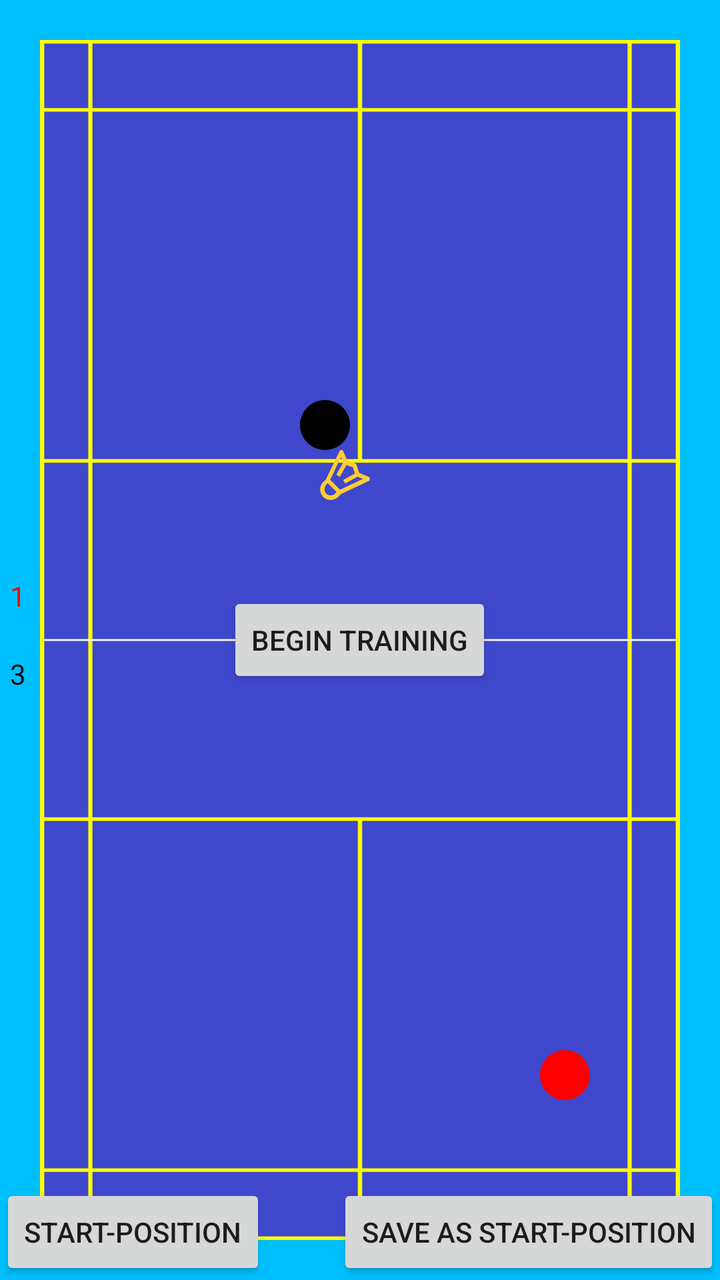
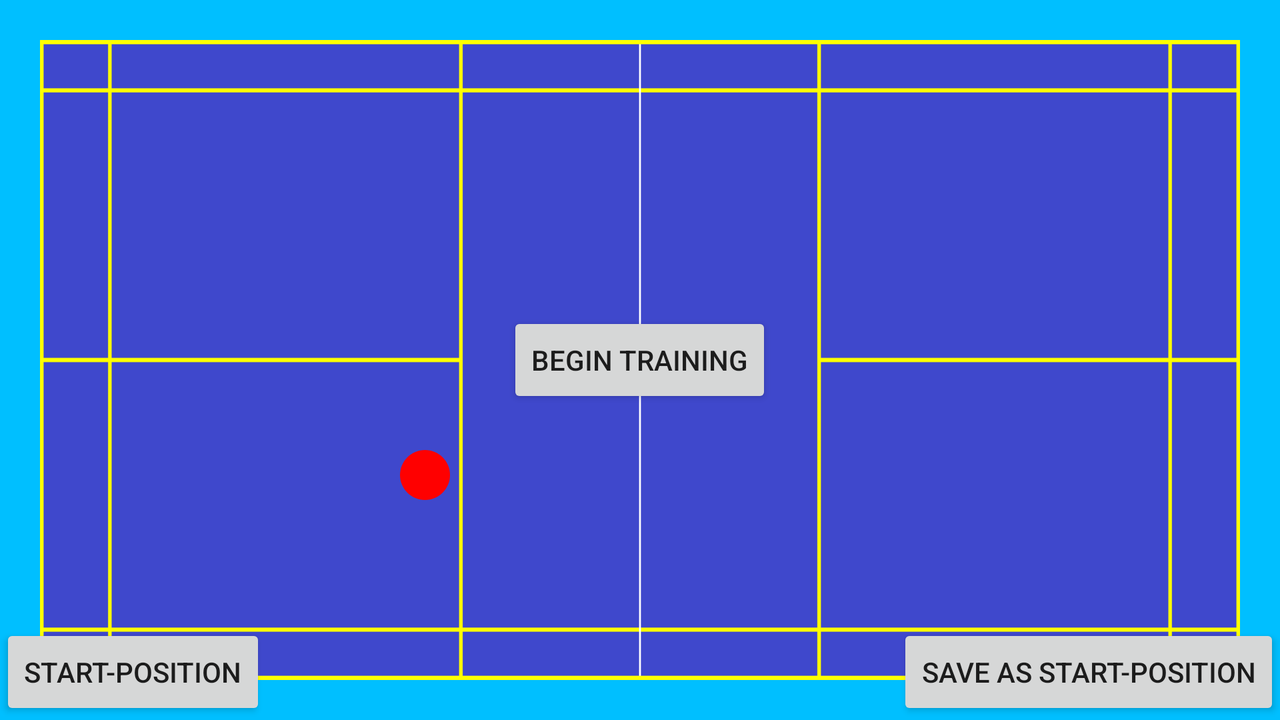

Compare how this app lays out the same screen by default and in its alternative resource folder. The renders come first, then the two layout files and the values they reference.
<!-- AndroidManifest.xml: activity theme Theme.AppCompat.Light.NoActionBar.FullScreen -->
<!-- res/layout/activity_start.xml -->
<?xml version="1.0" encoding="utf-8"?>
<FrameLayout xmlns:android="http://schemas.android.com/apk/res/android"
    xmlns:tools="http://schemas.android.com/tools"
    xmlns:app="http://schemas.android.com/apk/res-auto"
    android:id = "@+id/mainLayout"
    android:layout_width="match_parent"
    android:layout_height="match_parent"
    android:background="@color/colorPrimaryDark"
    tools:context=".StartActivity">

    <androidx.constraintlayout.widget.ConstraintLayout
        android:layout_width="wrap_content"
        android:layout_height="wrap_content"
        android:layout_gravity="start|center">

    <TextView
            android:id="@+id/score_player1"
            android:layout_width="wrap_content"
            android:layout_height="wrap_content"
            app:layout_constraintBottom_toTopOf="@id/score_separator"
            app:layout_constraintEnd_toEndOf="parent"
            app:layout_constraintStart_toStartOf="parent"
            app:layout_constraintTop_toTopOf="parent"
            android:text="1"
            android:layout_margin="5dp"
            android:textColor="#FF0000" />

        <ImageView
            android:id="@+id/score_separator"
            android:layout_width="wrap_content"
            android:layout_height="wrap_content"
            app:layout_constraintBottom_toTopOf="@id/score_player2"
            app:layout_constraintEnd_toEndOf="parent"
            app:layout_constraintStart_toStartOf="parent"
            app:layout_constraintTop_toBottomOf="@id/score_player1"
            android:layout_margin="5dp"/>

        <TextView
            android:id="@+id/score_player2"
            android:layout_width="wrap_content"
            android:layout_height="wrap_content"
            app:layout_constraintBottom_toTopOf="parent"
            app:layout_constraintEnd_toEndOf="parent"
            app:layout_constraintStart_toStartOf="parent"
            app:layout_constraintTop_toBottomOf="@id/score_separator"
            android:text="3"
            android:layout_margin="5dp"
            android:textColor="#000000" />

    </androidx.constraintlayout.widget.ConstraintLayout>

    <ImageView
        android:id="@+id/court"
        android:layout_width="wrap_content"
        android:layout_height="wrap_content"
        android:layout_gravity="center"
        android:layout_margin="@dimen/margin_court_phone"
        android:contentDescription="@string/badmintonCourt"
        android:adjustViewBounds="true"
        android:background="@drawable/badminton_court" />

    <ImageView
        android:id="@+id/ownPlayer"
        android:layout_width="25dp"
        android:layout_height="25dp"
        android:contentDescription="@string/ownPlayer"
        android:src="@drawable/player_circle"
        android:scaleType="fitCenter"
        android:layout_marginTop="200dp"
        android:layout_marginStart="150dp"/>

    <ImageView
        android:id="@+id/enemyPlayer"
        android:layout_width="25dp"
        android:layout_height="25dp"
        android:contentDescription="@string/enemyPlayer"
        android:src="@drawable/enemy_circle"
        android:layout_marginTop="525dp"
        android:layout_marginStart="270dp"/>

    <ImageView
        android:id="@+id/ball"
        android:layout_width="25dp"
        android:layout_height="25dp"
        android:layout_marginStart="160dp"
        android:layout_marginTop="225dp"
        android:contentDescription="@string/featherBall"
        android:scaleType="fitCenter"
        android:src="@drawable/featherball_gold" />

    <ImageView
        android:id="@+id/selectedItemShower"
        android:layout_width="20dp"
        android:layout_height="20dp"
        android:layout_margin="5dp"
        android:layout_gravity="end"
        android:contentDescription="@string/selecteditemshower"
        android:onClick="resetSelectedItem"/>

    <TextView
        android:id="@+id/debugTextView"
        android:layout_gravity="center_horizontal"
        android:layout_width="wrap_content"
        android:layout_height="wrap_content"/>

    <Button
        android:id="@+id/newPosButton"
        android:layout_width="wrap_content"
        android:layout_height="wrap_content"
        android:text="@string/newPosButton"
        android:layout_gravity="bottom|end"
        android:onClick="newPositions"/>

    <Button
        android:id="@+id/setStartPos"
        android:layout_width="wrap_content"
        android:layout_height="wrap_content"
        android:text="@string/refreshStartPositions"
        android:layout_gravity="bottom|start"
        android:onClick="setupStartPositions" />

    <Button
        android:id="@+id/beginButton"
        android:layout_width="wrap_content"
        android:layout_height="wrap_content"
        android:text="@string/begin_Button"
        android:layout_gravity="center"
        android:onClick="beginTraining" />

</FrameLayout>
<!-- resources referenced by this layout -->
<resources>
  <color name="colorPrimaryDark">#00BFFF</color>
  <dimen name="margin_court_phone">20dp</dimen>
  <!-- drawable badminton_court: png bitmap (drawable, 6314 bytes) -->
  <!-- drawable enemy_circle (drawable) -->
  <vector xmlns:android="http://schemas.android.com/apk/res/android"
      android:width="512dp"
      android:height="512dp"
      android:viewportWidth="512"
      android:viewportHeight="512">
    <path
        android:fillColor="#FF0000"
        android:pathData="M256,0C114.837,0 0,114.837 0,256s114.837,256 256,256s256,-114.837 256,-256S397.163,0 256,0z"/>
  </vector>
  <!-- drawable featherball_gold (drawable) -->
  <vector xmlns:android="http://schemas.android.com/apk/res/android"
      android:width="507.218dp"
      android:height="507.218dp"
      android:viewportWidth="507.218"
      android:viewportHeight="507.218">
    <path
        android:fillColor="#FFCC33"
        android:pathData="M494.404,272.28l-96,-40.533l-27.733,-83.2c-2.133,-6.4 -6.4,-10.667 -12.8,-12.8l-81.067,-27.733l-40.533,-96c-6.4,-14.933 -29.867,-17.067 -38.4,0L61.337,295.747L33.604,323.48c-42.667,40.533 -42.667,108.8 -2.133,151.467c40.533,42.667 108.8,42.667 151.467,2.133c10.667,-10.667 19.2,-19.2 29.867,-29.867l283.733,-134.4C509.337,304.28 509.337,280.813 494.404,272.28zM153.071,442.947c-25.6,23.467 -66.133,23.467 -89.6,0c-32,-34.133 -17.067,-78.933 14.933,-106.667l89.6,89.6L153.071,442.947zM204.271,402.413L104.004,302.147l108.8,-230.4l23.467,53.333l-70.4,125.867l36.267,21.333l66.133,-119.467l64,21.333l21.333,64L234.137,304.28l21.333,36.267l125.867,-70.4l53.333,23.467L204.271,402.413z"/>
  </vector>
  <!-- drawable player_circle (drawable) -->
  <vector xmlns:android="http://schemas.android.com/apk/res/android"
      android:width="512dp"
      android:height="512dp"
      android:viewportWidth="512"
      android:viewportHeight="512">
    <path
        android:fillColor="#000000"
        android:pathData="M256,0C114.837,0 0,114.837 0,256s114.837,256 256,256s256,-114.837 256,-256S397.163,0 256,0z"/>
  </vector>
  <string name="badmintonCourt">Badminton Court</string>
  <string name="begin_Button">Begin Training</string>
  <string name="enemyPlayer">Enemy Player</string>
  <string name="featherBall">Feather Ball</string>
  <string name="newPosButton">Save as Start-Position</string>
  <string name="ownPlayer">Own Player</string>
  <string name="refreshStartPositions">Start-Position</string>
  <string name="selecteditemshower">SelectedItemShower</string>
  <style name="Theme.AppCompat.Light.NoActionBar.FullScreen" parent="@style/Theme.AppCompat.Light.NoActionBar">
          <item name="android:windowNoTitle">true</item>
          <item name="android:windowActionBar">false</item>
          <item name="android:windowFullscreen">true</item>
          <item name="android:windowContentOverlay">@null</item>
      </style>
</resources>
<!-- res/layout-land/activity_start.xml (the repository's variant of the layout above) -->
<!-- drawn on the phone turned sideways -->
<?xml version="1.0" encoding="utf-8"?>
<FrameLayout xmlns:android="http://schemas.android.com/apk/res/android"
    xmlns:tools="http://schemas.android.com/tools"
    android:id = "@+id/mainLayout"
    android:layout_width="match_parent"
    android:layout_height="match_parent"
    android:background="@color/colorPrimaryDark"
    tools:context=".StartActivity">

    <ImageView
        android:id="@+id/court"
        android:layout_width="wrap_content"
        android:layout_height="wrap_content"
        android:layout_gravity="center"
        android:layout_margin="@dimen/margin_court_phone"
        android:contentDescription="@string/badmintonCourt"
        android:adjustViewBounds="true"
        android:background="@drawable/badminton_court_land" />

    <ImageView
        android:id="@+id/ownPlayer"
        android:layout_width="25dp"
        android:layout_height="25dp"
        android:contentDescription="@string/ownPlayer"
        android:src="@drawable/player_circle"
        android:scaleType="fitCenter"
        android:layout_marginTop="675dp"
        android:layout_marginStart="325dp"/>

    <ImageView
        android:id="@+id/enemyPlayer"
        android:layout_width="25dp"
        android:layout_height="25dp"
        android:contentDescription="@string/enemyPlayer"
        android:src="@drawable/enemy_circle"
        android:scaleType="fitCenter"
        android:layout_marginTop="225dp"
        android:layout_marginStart="200dp"/>

    <ImageView
        android:id="@+id/ball"
        android:layout_width="25dp"
        android:layout_height="25dp"
        android:contentDescription="@string/featherBall"
        android:src="@drawable/featherball_gold"
        android:scaleType="fitCenter"
        android:layout_marginTop="635dp"
        android:layout_marginStart="310dp"/>

    <ImageView
        android:id="@+id/selectedItemShower"
        android:layout_width="25dp"
        android:layout_height="25dp"
        android:layout_margin="5dp"
        android:layout_gravity="end"
        android:onClick="resetSelectedItem"/>

    <TextView
        android:id="@+id/debugTextView"
        android:layout_gravity="center_horizontal"
        android:layout_width="wrap_content"
        android:layout_height="wrap_content"/>

    <Button
        android:id="@+id/newPosButton"
        android:layout_width="wrap_content"
        android:layout_height="wrap_content"
        android:text="@string/newPosButton"
        android:layout_gravity="bottom|end"
        android:onClick="newPositions"/>

    <Button
        android:id="@+id/setStartPos"
        android:layout_width="wrap_content"
        android:layout_height="wrap_content"
        android:text="@string/refreshStartPositions"
        android:layout_gravity="bottom|start"
        android:onClick="setupStartPositions" />

    <Button
        android:id="@+id/beginButton"
        android:layout_width="wrap_content"
        android:layout_height="wrap_content"
        android:text="@string/begin_Button"
        android:layout_gravity="center"
        android:onClick="beginTraining" />


</FrameLayout>
<!-- resources referenced by the variant -->
<!-- as the phone turned sideways resolves them -->
<resources>
  <color name="colorPrimaryDark">#00BFFF</color>
  <dimen name="margin_court_phone">20dp</dimen>
  <!-- drawable badminton_court_land: png bitmap (drawable, 4860 bytes) -->
  <!-- drawable enemy_circle (drawable) -->
  <vector xmlns:android="http://schemas.android.com/apk/res/android"
      android:width="512dp"
      android:height="512dp"
      android:viewportWidth="512"
      android:viewportHeight="512">
    <path
        android:fillColor="#FF0000"
        android:pathData="M256,0C114.837,0 0,114.837 0,256s114.837,256 256,256s256,-114.837 256,-256S397.163,0 256,0z"/>
  </vector>
  <!-- drawable featherball_gold (drawable) -->
  <vector xmlns:android="http://schemas.android.com/apk/res/android"
      android:width="507.218dp"
      android:height="507.218dp"
      android:viewportWidth="507.218"
      android:viewportHeight="507.218">
    <path
        android:fillColor="#FFCC33"
        android:pathData="M494.404,272.28l-96,-40.533l-27.733,-83.2c-2.133,-6.4 -6.4,-10.667 -12.8,-12.8l-81.067,-27.733l-40.533,-96c-6.4,-14.933 -29.867,-17.067 -38.4,0L61.337,295.747L33.604,323.48c-42.667,40.533 -42.667,108.8 -2.133,151.467c40.533,42.667 108.8,42.667 151.467,2.133c10.667,-10.667 19.2,-19.2 29.867,-29.867l283.733,-134.4C509.337,304.28 509.337,280.813 494.404,272.28zM153.071,442.947c-25.6,23.467 -66.133,23.467 -89.6,0c-32,-34.133 -17.067,-78.933 14.933,-106.667l89.6,89.6L153.071,442.947zM204.271,402.413L104.004,302.147l108.8,-230.4l23.467,53.333l-70.4,125.867l36.267,21.333l66.133,-119.467l64,21.333l21.333,64L234.137,304.28l21.333,36.267l125.867,-70.4l53.333,23.467L204.271,402.413z"/>
  </vector>
  <!-- drawable player_circle (drawable) -->
  <vector xmlns:android="http://schemas.android.com/apk/res/android"
      android:width="512dp"
      android:height="512dp"
      android:viewportWidth="512"
      android:viewportHeight="512">
    <path
        android:fillColor="#000000"
        android:pathData="M256,0C114.837,0 0,114.837 0,256s114.837,256 256,256s256,-114.837 256,-256S397.163,0 256,0z"/>
  </vector>
  <string name="badmintonCourt">Badminton Court</string>
  <string name="begin_Button">Begin Training</string>
  <string name="enemyPlayer">Enemy Player</string>
  <string name="featherBall">Feather Ball</string>
  <string name="newPosButton">Save as Start-Position</string>
  <string name="ownPlayer">Own Player</string>
  <string name="refreshStartPositions">Start-Position</string>
  <style name="Theme.AppCompat.Light.NoActionBar.FullScreen" parent="@style/Theme.AppCompat.Light.NoActionBar">
          <item name="android:windowNoTitle">true</item>
          <item name="android:windowActionBar">false</item>
          <item name="android:windowFullscreen">true</item>
          <item name="android:windowContentOverlay">@null</item>
      </style>
</resources>
